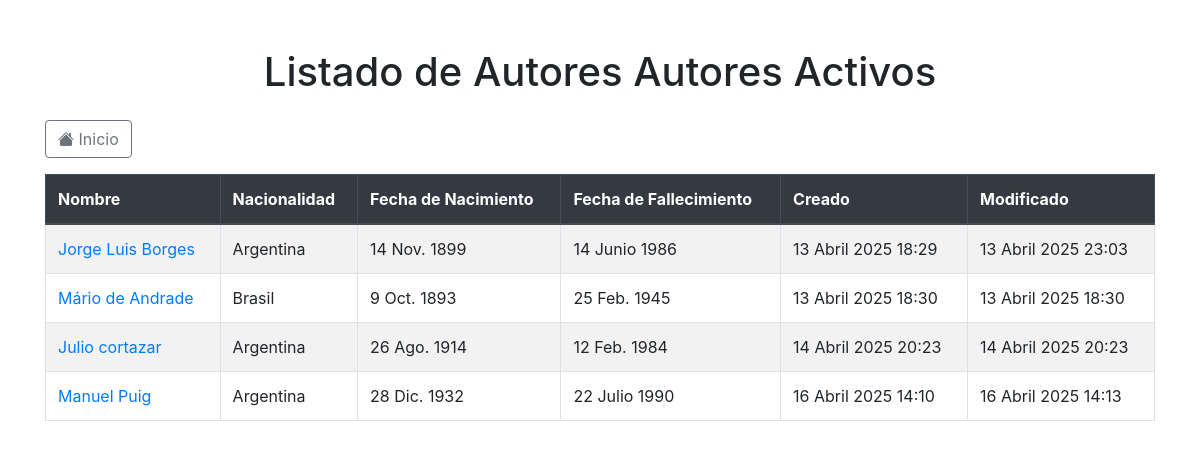
Page /activos/ on the committed database.
### app_autores/models.py (models this page shows, shortened)
class Autor(models.Model):
    NACIONALIDADES_AUTORES = [
        ('ARG', 'Argentina'),
        ('BRA', 'Brasil'),
        ('BOL', 'Bolivia'),
        ('CHI', 'Chile'),
        ('URU', 'Uruguay'),
    ]
    nombre = models.CharField(max_length=100)
    nacionalidad = models.CharField(max_length=3, choices=NACIONALIDADES_AUTORES)
    fecha_nacimiento = models.DateField()
    fecha_fallecimiento = models.DateField(null=True, blank=True)
    activo = models.BooleanField(default=True)
    creado = models.DateTimeField(auto_now_add=True)
    modificado = models.DateTimeField(auto_now=True)
    class Meta:
        verbose_name = "Autor"
        verbose_name_plural = "Autores"

### app_autores/views.py (the view)
# urls.py: path('activos/', views.lista_autores_activos, name='lista_activos'),
def lista_autores_activos(request):
        autores = Autor.objects.filter(activo=True)
        return render(request, 'app_autores/lista_autores.html', {
            'autores': autores,
            'titulo': 'Autores Activos'
        })

### templates/app_autores/lista_autores.html (shortened to what this page needs)
<!DOCTYPE html>
<html lang="es">
<head>
    <link href="https://stackpath.bootstrapcdn.com/bootstrap/4.5.2/css/bootstrap.min.css" rel="stylesheet">
    <link rel="stylesheet" href="https://cdn.jsdelivr.net/npm/bootstrap-icons@1.10.5/font/bootstrap-icons.css">
</head>
<body>
    <div class="container mt-5">
        <h1 class="mb-4 text-center">Listado de Autores {{ titulo|title }}</h1>
        <div class="mb-3">
            <a href="/autores/" class="btn btn-outline-secondary">
                <i class="bi bi-house-fill"></i> Inicio
            </a>
        </div>
        <table class="table table-bordered table-striped">
            <thead class="thead-dark">
                <tr>
                    <th>Nombre</th>
                    <th>Nacionalidad</th>
                    <th>Fecha de Nacimiento</th>
                    <th>Fecha de Fallecimiento</th>
                    <th>Creado</th>
                    <th>Modificado</th>
                </tr>
            </thead>
            <tbody>
                {% for autor in autores %}
                    <tr>
                        <td>
                            <a href="{% url 'app_autores:detalle_autor' autor.id %}">
                                {{ autor.nombre }}
                            </a>
                        </td>
                        <td>{{ autor.get_nacionalidad_display }}</td>
                        <td>{{ autor.fecha_nacimiento }}</td>
                        <td>{{ autor.fecha_fallecimiento|default:"-" }}</td>
                        <td>{{ autor.creado }}</td>
                        <td>{{ autor.modificado }}</td>
                    </tr>
                {% empty %}
                    <tr>
                        <td colspan="6" class="text-center">No hay autores {{ titulo }}.</td>
                    </tr>
                {% endfor %}
            </tbody>
        </table>
    </div>
</body>
</html>

### rows in the picture
Autor: nombre "Jorge Luis Borges", nacionalidad "Argentina", fecha_nacimiento "14 Nov. 1899", fecha_fallecimiento "14 Junio 1986", creado "13 Abril 2025 18:29", modificado "13 Abril 2025 23:03"
Autor: nombre "Mário de Andrade", nacionalidad "Brasil", fecha_nacimiento "9 Oct. 1893", fecha_fallecimiento "25 Feb. 1945", creado "13 Abril 2025 18:30", modificado "13 Abril 2025 18:30"
Autor: nombre "Julio cortazar", nacionalidad "Argentina", fecha_nacimiento "26 Ago. 1914", fecha_fallecimiento "12 Feb. 1984", creado "14 Abril 2025 20:23", modificado "14 Abril 2025 20:23"
Autor: nombre "Manuel Puig", nacionalidad "Argentina", fecha_nacimiento "28 Dic. 1932", fecha_fallecimiento "22 Julio 1990", creado "16 Abril 2025 14:10", modificado "16 Abril 2025 14:13"

### other values in the picture
{{ titulo|title }} "Autores Activos"
